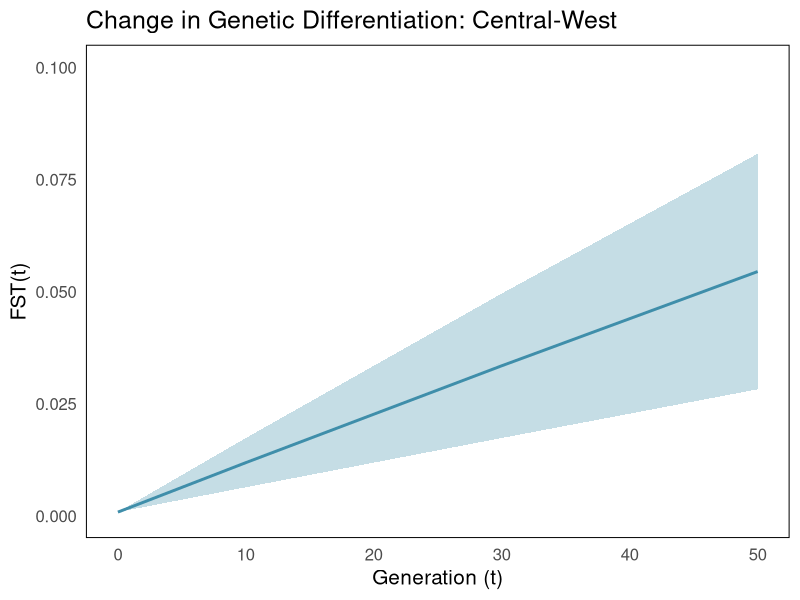
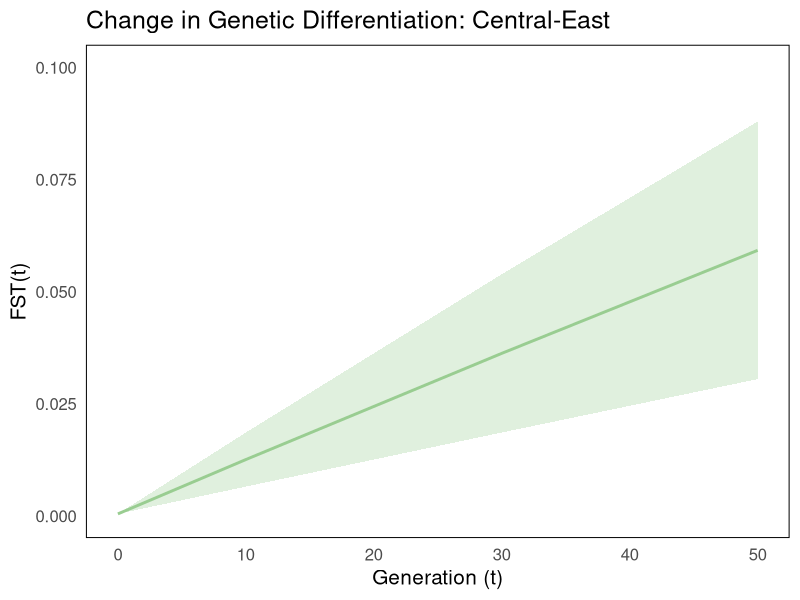
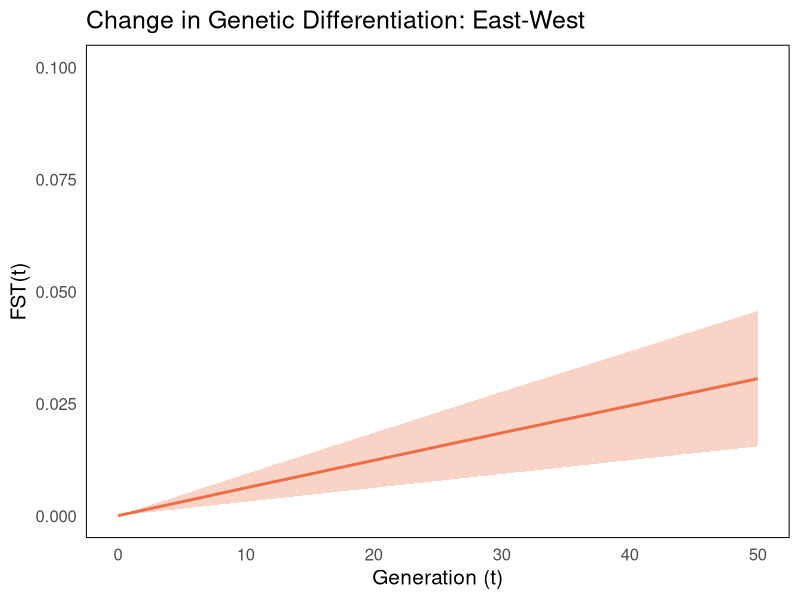
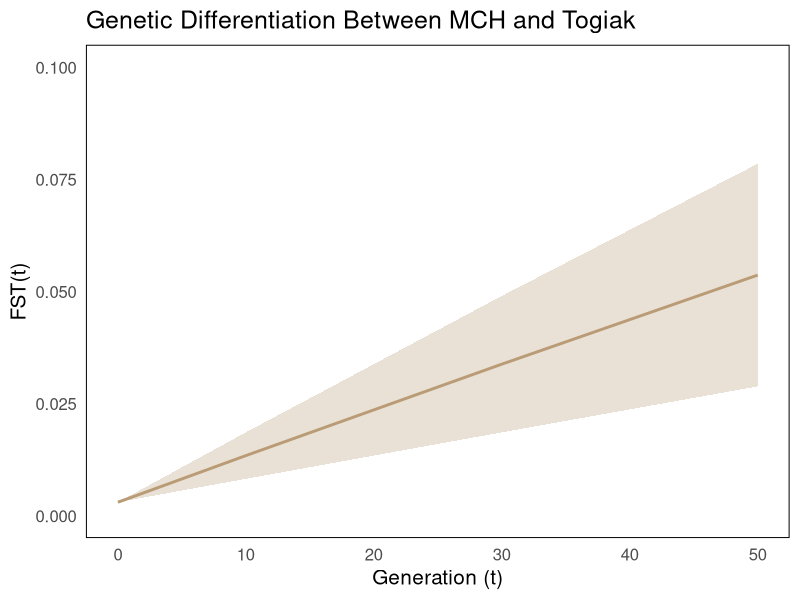

Here is the R script that generated these plots, in order: (Note: this script raises an error after producing the figures.)
setwd("C:/Users/andre/Box/New folder")

# Function to calculate FST(t) based on the provided equation
fst_drift <- function(t, FST0, Ne) {
  FST_t <- 1 - (1 - FST0) * exp(-t / (2 * Ne))
  return(FST_t)
}

# Parameters
Nc <- 13000     # Census population size

# Subgroup effective population sizes
Ne_central <- 0.15 * Nc  # Central subgroup: 15% of total population
Ne_west <- 0.50 * Nc     # West subgroup: 50% of total population
Ne_east <- 0.35 * Nc     # East subgroup: 35% of total population

# Pairwise harmonic means for effective population size (small and large Ne scenarios)
Ne_central_west_small <- 2 * (0.1 * Ne_central) * (0.1 * Ne_west) / ((0.1 * Ne_central) + (0.1 * Ne_west))
Ne_central_west_large <- 2 * (0.3 * Ne_central) * (0.3 * Ne_west) / ((0.3 * Ne_central) + (0.3 * Ne_west))

Ne_central_east_small <- 2 * (0.1 * Ne_central) * (0.1 * Ne_east) / ((0.1 * Ne_central) + (0.1 * Ne_east))
Ne_central_east_large <- 2 * (0.3 * Ne_central) * (0.3 * Ne_east) / ((0.3 * Ne_central) + (0.3 * Ne_east))

Ne_east_west_small <- 2 * (0.1 * Ne_east) * (0.1 * Ne_west) / ((0.1 * Ne_east) + (0.1 * Ne_west))
Ne_east_west_large <- 2 * (0.3 * Ne_east) * (0.3 * Ne_west) / ((0.3 * Ne_east) + (0.3 * Ne_west))

t <- c(0, 10, 30, 50)  # Time in generations: 0, 10, 30, and 50

# Observed pairwise genetic differentiation at time 0
FST0_central_west <- 0.0008
FST0_central_east <- 0.0004
FST0_east_west <- 0.0000

# Calculate FST(t) for small and large Ne scenarios
FST_central_west_small <- fst_drift(t, FST0_central_west, Ne_central_west_small)
FST_central_west_large <- fst_drift(t, FST0_central_west, Ne_central_west_large)
FST_central_west_avg <- (FST_central_west_small + FST_central_west_large) / 2

FST_central_east_small <- fst_drift(t, FST0_central_east, Ne_central_east_small)
FST_central_east_large <- fst_drift(t, FST0_central_east, Ne_central_east_large)
FST_central_east_avg <- (FST_central_east_small + FST_central_east_large) / 2

FST_east_west_small <- fst_drift(t, FST0_east_west, Ne_east_west_small)
FST_east_west_large <- fst_drift(t, FST0_east_west, Ne_east_west_large)
FST_east_west_avg <- (FST_east_west_small + FST_east_west_large) / 2

# Combine results into data frames for plotting
results_central_west <- data.frame(
  Generation = t,
  FST_Min = FST_central_west_small,
  FST_Max = FST_central_west_large,
  FST_Avg = FST_central_west_avg
)

results_central_east <- data.frame(
  Generation = t,
  FST_Min = FST_central_east_small,
  FST_Max = FST_central_east_large,
  FST_Avg = FST_central_east_avg
)

results_east_west <- data.frame(
  Generation = t,
  FST_Min = FST_east_west_small,
  FST_Max = FST_east_west_large,
  FST_Avg = FST_east_west_avg
)

# Plot FST(t) over time for each pairwise comparison
library(ggplot2)

# Central-West plot
ggplot(results_central_west, aes(x = Generation)) +
  geom_ribbon(aes(ymin = FST_Min, ymax = FST_Max), fill = "#3f8eaa", alpha = 0.3) +
  geom_line(aes(y = FST_Avg), color = "#3f8eaa", size = 1) +
  labs(title = "Change in Genetic Differentiation: Central-West",
       x = "Generation (t)",
       y = "FST(t)") +
  ylim(0, 0.1) +
  theme_minimal(base_size = 15) +
  theme(
    panel.grid = element_blank(),  # Remove background grid
    panel.background = element_rect(fill = "white")  # Set background to white
  )

# Central-East plot
ggplot(results_central_east, aes(x = Generation)) +
  geom_ribbon(aes(ymin = FST_Min, ymax = FST_Max), fill = "#99cd91", alpha = 0.3) +
  geom_line(aes(y = FST_Avg), color = "#99cd91", size = 1) +
  labs(title = "Change in Genetic Differentiation: Central-East",
       x = "Generation (t)",
       y = "FST(t)") +
  ylim(0, 0.1) +
  theme_minimal(base_size = 15) +
  theme(
    panel.grid = element_blank(),  # Remove background grid
    panel.background = element_rect(fill = "white")  # Set background to white
  )

# East-West plot
ggplot(results_east_west, aes(x = Generation)) +
  geom_ribbon(aes(ymin = FST_Min, ymax = FST_Max), fill = "#f06c45", alpha = 0.3) +
  geom_line(aes(y = FST_Avg), color = "#f06c45", size = 1) +
  labs(title = "Change in Genetic Differentiation: East-West",
       x = "Generation (t)",
       y = "FST(t)") +
  ylim(0, 0.1) +
  theme_minimal(base_size = 15) +
  theme(
    panel.grid = element_blank(),  # Remove background grid
    panel.background = element_rect(fill = "white")  # Set background to white
  )
###################################################################################
##Togiak vs mch 
# Function to calculate FST(t) based on the provided equation
fst_drift <- function(t, FST0, Ne) {
  FST_t <- 1 - (1 - FST0) * exp(-t / (2 * Ne))
  return(FST_t)
}

# Parameters
Nc_mch <- 13000     # MCH census population size
Nc_nushagak <- 600   # Nushagak census population size

# Togiak total census size (MCH + Nushagak)
Nc_togiak <- Nc_mch + Nc_nushagak

# Effective population sizes (assume 20% for MCH and 30% for Togiak)
Ne_mch <- 0.2 * Nc_mch
Ne_togiak <- 0.3 * Nc_togiak

# Pairwise harmonic mean for MCH-Togiak effective population size
Ne_mch_togiak_small <- 2 * (0.1 * Ne_mch) * (0.1 * Ne_togiak) / ((0.1 * Ne_mch) + (0.1 * Ne_togiak))
Ne_mch_togiak_large <- 2 * (0.3 * Ne_mch) * (0.3 * Ne_togiak) / ((0.3 * Ne_mch) + (0.3 * Ne_togiak))

t <- c(0, 10, 30, 50)  # Time in generations: 0, 10, 30, and 50

# Observed pairwise genetic differentiation at time 0
FST0_mch_togiak <- 0.003

# Calculate FST(t) for small and large Ne scenarios
FST_mch_togiak_small <- fst_drift(t, FST0_mch_togiak, Ne_mch_togiak_small)
FST_mch_togiak_large <- fst_drift(t, FST0_mch_togiak, Ne_mch_togiak_large)
FST_mch_togiak_avg <- (FST_mch_togiak_small + FST_mch_togiak_large) / 2

# Combine results into a data frame for plotting
results_mch_togiak <- data.frame(
  Generation = t,
  FST_Min = FST_mch_togiak_small,
  FST_Max = FST_mch_togiak_large,
  FST_Avg = FST_mch_togiak_avg
)

# Plot FST(t) over time for MCH-Togiak comparison
ggplot(results_mch_togiak, aes(x = Generation)) +
  geom_ribbon(aes(ymin = FST_Min, ymax = FST_Max), fill = "#b99c76", alpha = 0.3) +
   geom_line(aes(y = FST_Avg), color = "#b99c76", size = 1) +
  # geom_line(aes(y = FST_Min), color = "#b99c76", size = 0.8) +
  # geom_line(aes(y = FST_Max), color = "#b99c76", size = 0.8) +
  labs(title = "Genetic Differentiation Between MCH and Togiak",
       x = "Generation (t)",
       y = "FST(t)") +
  ylim(0, 0.1) +
  theme_minimal(base_size = 15) +
  theme(
    panel.grid = element_blank(),  # Remove background grid
    panel.background = element_rect(fill = "white")  # Set background to white
  )

# Combine all results into a single table
results_combined <- rbind(
  data.frame(Comparison = "Central-West", results_central_west),
  data.frame(Comparison = "Central-East", results_central_east),
  data.frame(Comparison = "East-West", results_east_west),
  data.frame(Comparison = "MCH-Togiak", results_mch_togiak
))

# Display the combined table
print(results_combined)

# Save to a CSV file
write.csv(results_combined, "C:/Users/andre/Desktop/FST_Combined_Results.csv", row.names = FALSE)
setwd("C:/Users/andre/Box/New folder")

View(results_combined)



#####################################

# Install necessary packages if not already installed
if (!require("kableExtra")) install.packages("kableExtra")

# Load the library
library(kableExtra)

# Create a pretty table with custom headings and black column lines
custom_headings <- c("Comparison", "Generation (t)", expression(F[ST]~"Min"), expression(F[ST]~"Max"), expression(F[ST]~"Average"))

results_combined %>%
  kbl(col.names = custom_headings, caption = "FST Results for Pairwise Comparisons") %>%
  kable_styling(bootstrap_options = c("striped", "hover", "condensed", "responsive"), full_width = FALSE) %>%
  column_spec(1, border_left = TRUE, border_right = TRUE) %>%
  column_spec(2:5, border_right = TRUE) %>%
  pack_rows("Central-West", 1, 4, hline_after = TRUE) %>%
  pack_rows("Central-East", 5, 8, hline_after = TRUE) %>%
  pack_rows("East-West", 9, 12, hline_after = TRUE) %>%
  pack_rows("MCH-Togiak", 13, 16, hline_after = TRUE)

##########################################################

#incorporating migration 
setwd("C:/Users/andre/Box/New folder")

# Function to calculate FST(t) with migration (m)
fst_drift <- function(t, FST0, Ne, m) {
  FST_t <- 1 - (1 - FST0) * exp(-t / (2 * Ne * (1 - m)))
  return(FST_t)
}

# Parameters
Nc <- 13000     # Census population size

# Subgroup effective population sizes
Ne_central <- 0.15 * Nc  # Central subgroup: 15% of total population
Ne_west <- 0.50 * Nc     # West subgroup: 50% of total population
Ne_east <- 0.35 * Nc     # East subgroup: 35% of total population

# Migration rate (12% 0.12, 0.06, 0.01, 0.00)
m <- 0.06  

# Pairwise harmonic means for effective population size (small and large Ne scenarios)
Ne_central_west_small <- 2 * (0.1 * Ne_central) * (0.1 * Ne_west) / ((0.1 * Ne_central) + (0.1 * Ne_west))
Ne_central_west_large <- 2 * (0.3 * Ne_central) * (0.3 * Ne_west) / ((0.3 * Ne_central) + (0.3 * Ne_west))

Ne_central_east_small <- 2 * (0.1 * Ne_central) * (0.1 * Ne_east) / ((0.1 * Ne_central) + (0.1 * Ne_east))
Ne_central_east_large <- 2 * (0.3 * Ne_central) * (0.3 * Ne_east) / ((0.3 * Ne_central) + (0.3 * Ne_east))

Ne_east_west_small <- 2 * (0.1 * Ne_east) * (0.1 * Ne_west) / ((0.1 * Ne_east) + (0.1 * Ne_west))
Ne_east_west_large <- 2 * (0.3 * Ne_east) * (0.3 * Ne_west) / ((0.3 * Ne_east) + (0.3 * Ne_west))

t <- c(0, 10, 30, 50)  # Time in generations: 0, 10, 30, and 50

# Observed pairwise genetic differentiation at time 0
FST0_central_west <- 0.0008
FST0_central_east <- 0.0004
FST0_east_west <- 0.0000

# Calculate FST(t) with migration (m = 12%)
FST_central_west_small <- fst_drift(t, FST0_central_west, Ne_central_west_small, m)
FST_central_west_large <- fst_drift(t, FST0_central_west, Ne_central_west_large, m)
FST_central_west_avg <- (FST_central_west_small + FST_central_west_large) / 2

FST_central_east_small <- fst_drift(t, FST0_central_east, Ne_central_east_small, m)
FST_central_east_large <- fst_drift(t, FST0_central_east, Ne_central_east_large, m)
FST_central_east_avg <- (FST_central_east_small + FST_central_east_large) / 2

FST_east_west_small <- fst_drift(t, FST0_east_west, Ne_east_west_small, m)
FST_east_west_large <- fst_drift(t, FST0_east_west, Ne_east_west_large, m)
FST_east_west_avg <- (FST_east_west_small + FST_east_west_large) / 2

# Combine results into data frames for plotting
results_central_west <- data.frame(
  Generation = t,
  FST_Min = FST_central_west_small,
  FST_Max = FST_central_west_large,
  FST_Avg = FST_central_west_avg
)

results_central_east <- data.frame(
  Generation = t,
  FST_Min = FST_central_east_small,
  FST_Max = FST_central_east_large,
  FST_Avg = FST_central_east_avg
)

results_east_west <- data.frame(
  Generation = t,
  FST_Min = FST_east_west_small,
  FST_Max = FST_east_west_large,
  FST_Avg = FST_east_west_avg
)

# Load ggplot2 for visualization
library(ggplot2)

# Central-West plot
ggplot(results_central_west, aes(x = Generation)) +
  geom_ribbon(aes(ymin = FST_Min, ymax = FST_Max), fill = "#3f8eaa", alpha = 0.3) +
  geom_line(aes(y = FST_Avg), color = "#3f8eaa", size = 1) +
  labs(title = "Change in Genetic Differentiation: Central-West (12% Migration)",
       x = "Generation (t)",
       y = "FST(t)") +
  ylim(0, 0.1) +
  theme_minimal(base_size = 15) +
  theme(
    panel.grid = element_blank(),  # Remove background grid
    panel.background = element_rect(fill = "white")  # Set background to white
  )

# Central-East plot
ggplot(results_central_east, aes(x = Generation)) +
  geom_ribbon(aes(ymin = FST_Min, ymax = FST_Max), fill = "#99cd91", alpha = 0.3) +
  geom_line(aes(y = FST_Avg), color = "#99cd91", size = 1) +
  labs(title = "Change in Genetic Differentiation: Central-East (12% Migration)",
       x = "Generation (t)",
       y = "FST(t)") +
  ylim(0, 0.1) +
  theme_minimal(base_size = 15) +
  theme(
    panel.grid = element_blank(),  # Remove background grid
    panel.background = element_rect(fill = "white")  # Set background to white
  )

# East-West plot
ggplot(results_east_west, aes(x = Generation)) +
  geom_ribbon(aes(ymin = FST_Min, ymax = FST_Max), fill = "#b99c76", alpha = 0.3) +
  geom_line(aes(y = FST_Avg), color = "#b99c76", size = 1) +
  labs(title = "Change in Genetic Differentiation: East-West (12% Migration)",
       x = "Generation (t)",
       y = "FST(t)") +
  ylim(0, 0.1) +
  theme_minimal(base_size = 15) +
  theme(
    panel.grid = element_blank(),  # Remove background grid
    panel.background = element_rect(fill = "white")  # Set background to white
  )
print(results_east_west)
